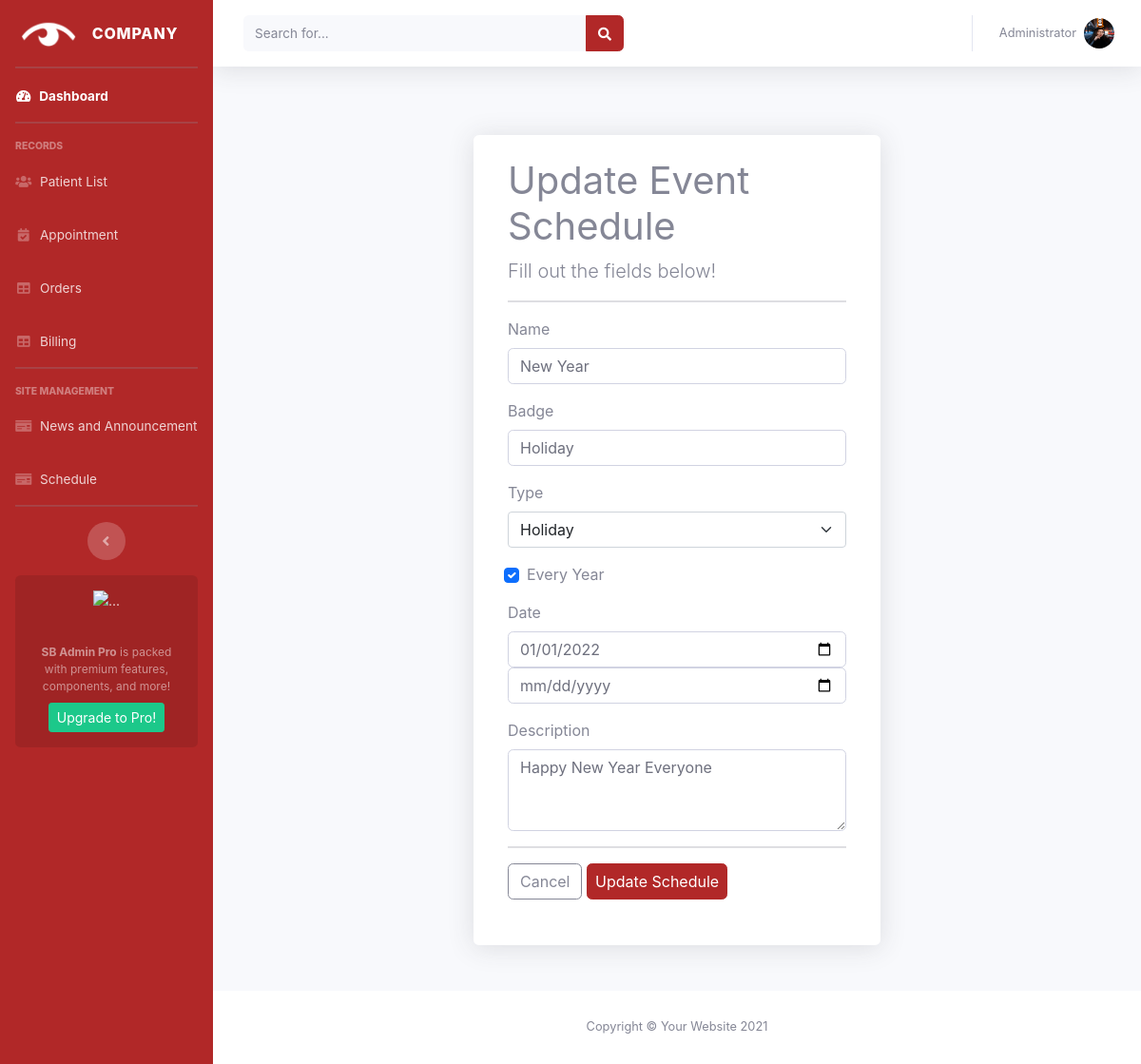
The app's page /Schedule/1/Update with its own data.
### accounts/models.py (models this page shows, shortened)
class Schedule(models.Model):
    name = models.CharField(max_length=200, null=True, blank=True)
    badge = models.CharField(max_length=200, null=True, blank=True)
    date = models.CharField(max_length=200, null=True, blank=True)
    type = models.CharField(max_length=200, null=True, blank=True)
    everyYear = models.BooleanField(
        default=False, null=True, blank=True)
    description = models.CharField(max_length=200, null=True, blank=True)
    color = models.CharField(max_length=200, null=True, blank=True)

### accounts/views.py (the view, shortened to what this page needs)
# urls.py: path('Schedule/<str:pk>/Update', views.update_schedule, name="update_schedule"),
def update_schedule(request, pk):
    schedule = Schedule.objects.get(id=pk)
    form = ScheduleForm(instance=schedule)
    schedule_date = schedule.date.split(':')
    to_date = ''
    date_count = len(schedule_date)
    if len(schedule_date) == 1:
        from_date = schedule_date[0]
    else:
        from_date = schedule_date[date_count-2]
        to_date = schedule_date[date_count-1]
    context = {
        'schedule': schedule, 'form': form, 'from_date': from_date, 'to_date': to_date,
    }
    return render(request, 'admin/forms/update_schedule.html', context)

### accounts/forms.py
class ScheduleForm(ModelForm):
    date = forms.DateField(label='date', widget=forms.DateInput(
        format='%m/%d/%Y'), input_formats=settings.DATE_INPUT_FORMATS)
    everyYear = forms.CharField(
        label='everyYear', widget=forms.CheckboxInput(attrs={'checked': True, 'None': False}))
    class Meta:
        model = Schedule
        fields = '__all__'
        exclude = ('user', 'date')
        widgets = {
            'color': TextInput(attrs={'type': 'color'}),
            'dm': CheckboxInput(),
        }

### accounts/templates/admin/forms/update_schedule.html (shortened to what this page needs)
{% extends 'admin/admin.html' %} {% block title %}Schedule{% endblock %}
{% block content %}
<main class="mb-5">
    <section class="vh-lg-100  bg-soft d-flex align-items-center">
        <div class="container">
            <div class="row justify-content-center form-bg-image  mt-5">
                <div class="col-xl-6 d-flex align-items-center justify-content-center">
                    <div class="signin-inner my-3 my-lg-0 bg-white shadow border-0 rounded p-4 p-lg-4 w-100 fmxw-500">
                        <div class="col-12  order-2 order-lg-1 text-center text-lg-left">
                            <h1 class="">Update Event Schedule</h1>
                            <p class="lead ">Fill out the fields below!</p>
                            <hr>
                            <form action="" method="POST">
                                <div class="mb-3">
                                    <label for="exampleFormControlInput1" class="form-label">Name</label>
                                    <input type="text" required class="form-control" value="{{schedule.name}}"
                                        name="name" id="exampleFormControlInput1" placeholder="New Year">
                                </div>
                                <div class="mb-3">
                                    <label for="exampleFormControlInput1" class="form-label">Badge</label>
                                    <input type="text" class="form-control" value="{{schedule.badge}}" name="badge"
                                        id="exampleFormControlInput1" placeholder="Optional">
                                </div>
                                <div class="mb-3">
                                    <label for="exampleFormControlInput1" class="form-label">Type</label>
                                    <select class="form-select" required name="type"
                                        aria-label="Default select example">
                                        <option selected>{{schedule.type}}</option>
                                    </select>
                                </div>
                                <div class="form-check mb-3">
                                    {% if schedule.everyYear %}
                                    <input class="form-check-input" type="checkbox" checked name="everyYear"
                                        id="flexCheckDefault">
                                    {% else %}
                                    <input class="form-check-input" type="checkbox" name="everyYear"
                                        id="flexCheckDefault">
                                    {% endif %}
                                    <label class="form-check-label" for="flexCheckDefault">
                                        Every Year
                                    </label>
                                </div>
                                <div class="mb-3">
                                    <label for="exampleFormControlInput1" class="form-label">Date</label>
                                    <div class="row">
                                        <div class="col">
                                            <input type="date" class="form-control" name="date" value="{{from_date}}"
                                                id="exampleFormControlInput1" placeholder="name@example.com">
                                        </div>
                                        <div class="col">
                                            <input type="date" class="form-control" name="to_date" value="{{to_date}}"
                                                id="exampleFormControlInput1" placeholder="name@example.com">
                                        </div>
                                    </div>
                                </div>
                                <div class="mb-3">
                                    <label for="exampleFormControlInput1" class="form-label">Description</label>
                                    <textarea class="form-control" type="text" rows="3"
                                        name="description">{{schedule.description}}</textarea>
                                </div>
                                <hr>
                                <a href="{% url 'schedule'  %}"
                                    class="btn btn btn-outline-secondary d-inline-flex align-items-center justify-content-center mb-4">
                                    Cancel
                                </a>
                                <button type="submit"
                                    class="btn btn-primary d-inline-flex align-items-center justify-content-center mb-4 col-5">
                                    Update Schedule
                                </button>
                            </form>
                        </div>
                    </div>
                </div>
            </div>
        </div>
    </section>
</main>
{% endblock %}

### static/css/admin_2.css (style rules this page uses)
.btn-primary { color: #fff; background-color:#b12828; border-color: #b12828; }

### static/css/evo-calendar.min.4.css (style rules this page uses)
*,::after,::before { -webkit-box-sizing:border-box;box-sizing:border-box; }
html,body { padding:0;margin:0 }

### accounts/templates/admin/admin.html (style rules this page uses)
html { scroll-behavior: smooth; }

### records on screen
Schedule: name "New Year", badge "Holiday", type "Holiday", date "01/01/2022", description "Happy New Year Everyone"
